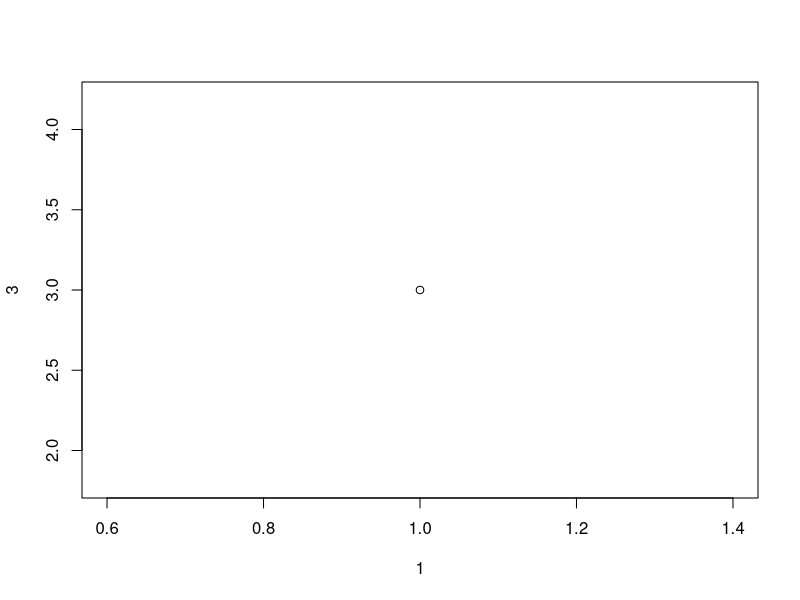
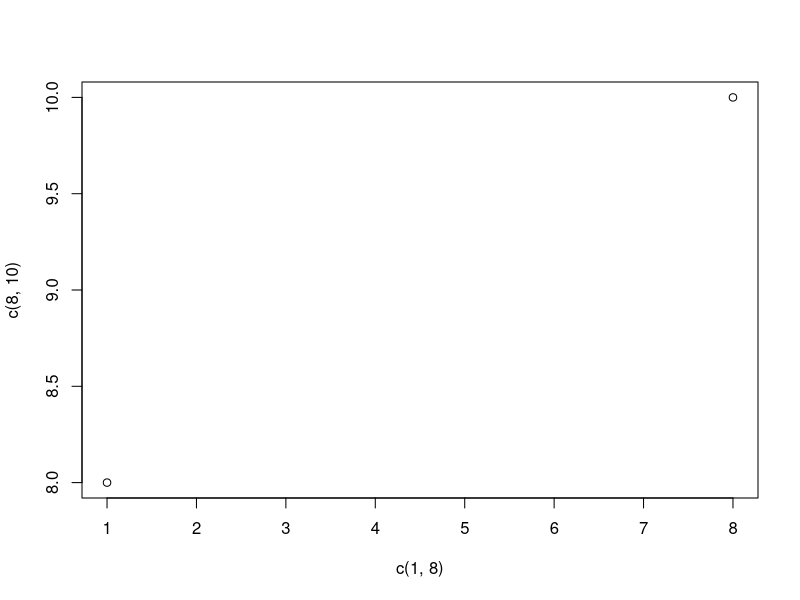
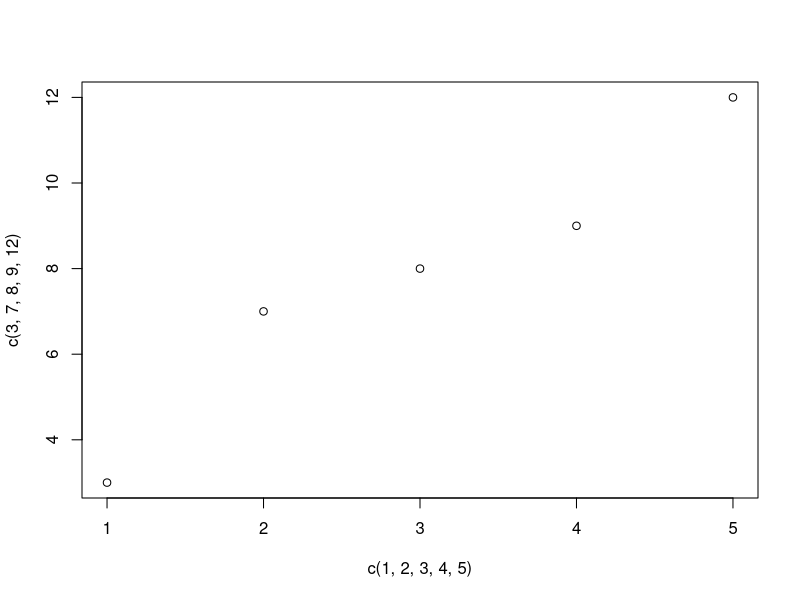
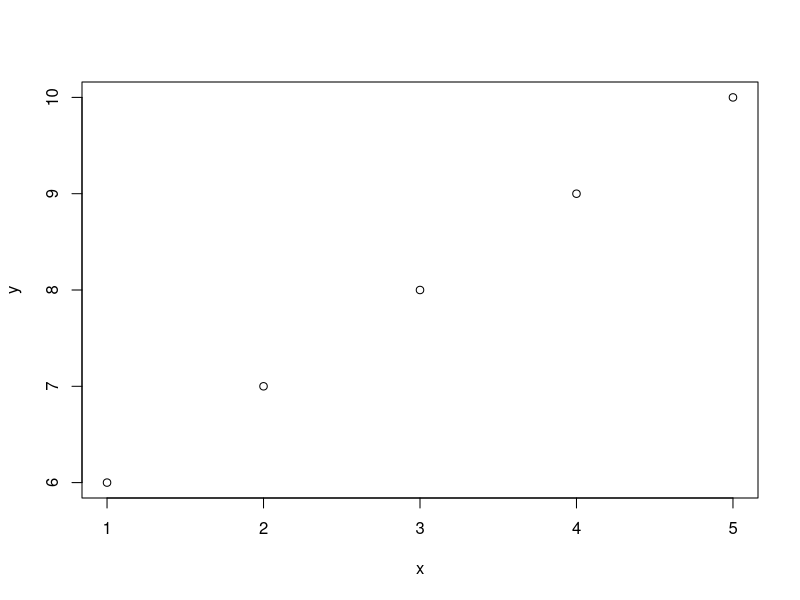
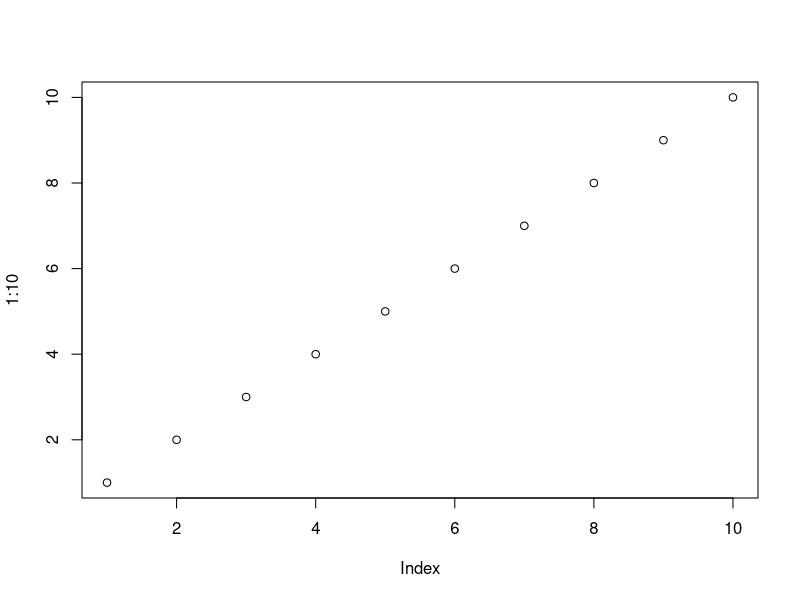
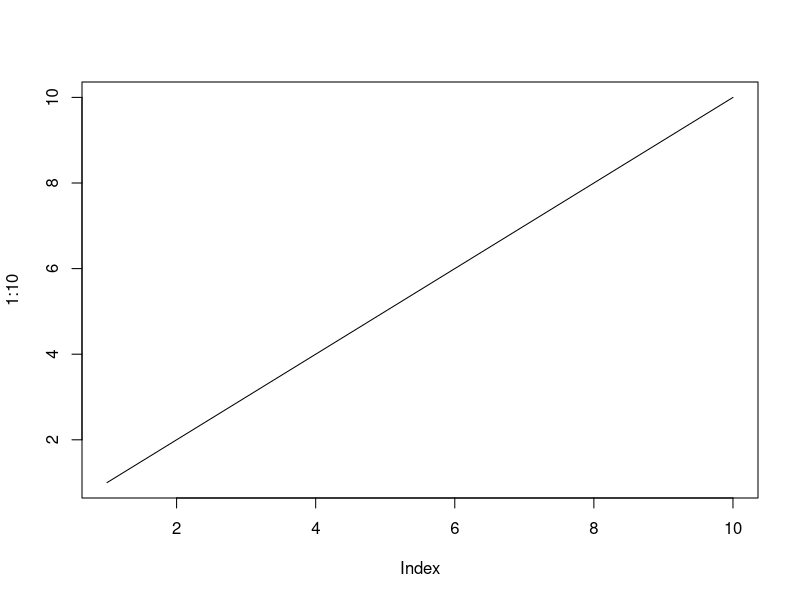
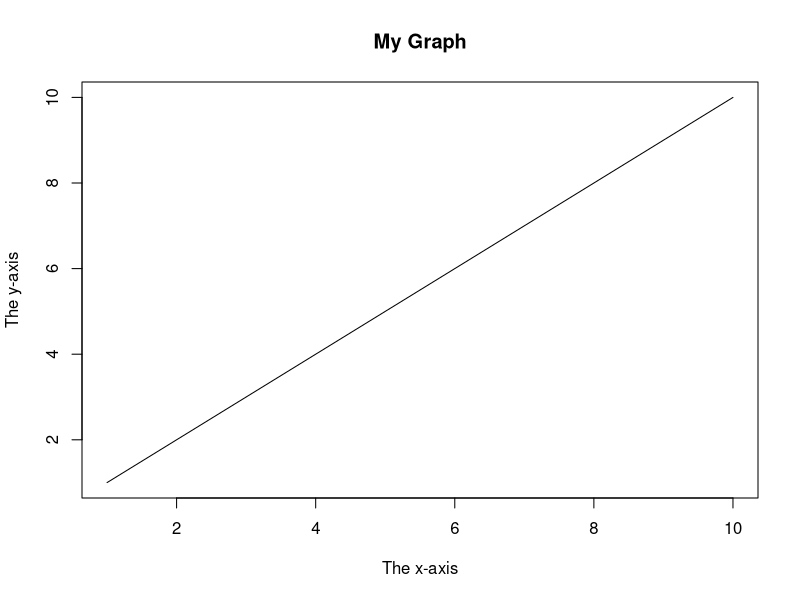
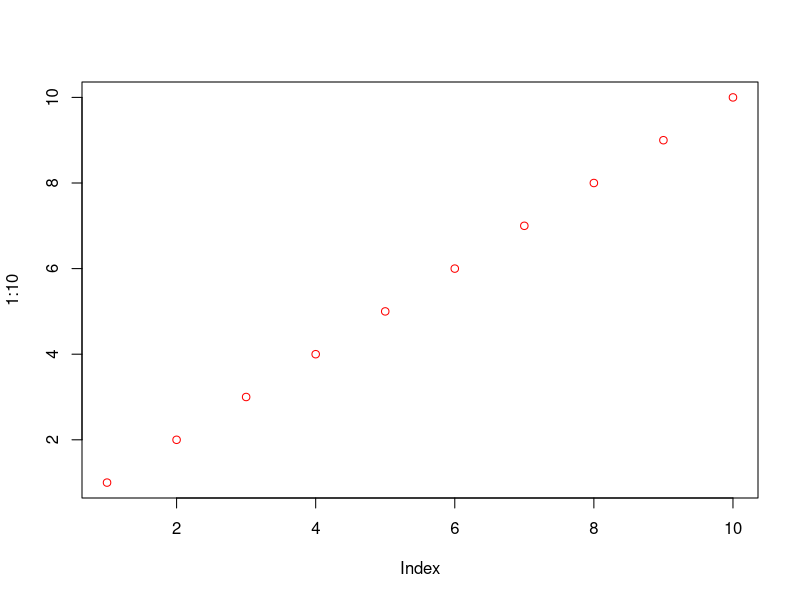

The R script that drew these images, in order:
# to draw one point in the diagram at position (1) and position(3)
plot(1, 3)  # plot(x, y)

# to draw more points use vector
plot(c(1, 8), c(8, 10))
#Multiple Points
plot(c(1, 2, 3, 4, 5), c(3, 7, 8, 9, 12))

# for better organization use variables
x <- c(1, 2, 3, 4, 5)
y <- c(6, 7, 8, 9, 10)
plot(x, y)

# sequence of points
plot(1:10)

#draw a line
plot(1:10, type="l")

# Plot Labels: main, xlab - x label, ylab - y label
plot(1:10, type="l", main="My Graph", xlab="The x-axis", ylab="The y-axis")

# change color
plot(1:10, col="red")

plot(1:10, cex=2)

plot(1:10, cex=2, col="blue")

plot(1:10, pch=12, cex=2)



# Line Graph
plot(1:10, type="l", col="red", lwd=9)

# Line Styles
plot(1:10, type="l", lwd=5, col="blue", lty=6)

line1 <- c(1, 2, 3, 4, 5, 10, 6)
plot(line1, type="l", col="blue")

line2 <- c(2, 5, 7, 8, 9, 10, 10)
plot(line2, type="l", col="red")

lines3 <- c(3, 1, 4, 5, 8, 3, 10)

plot(line1, type="l", lwd=4, col="blue")
lines(line2, type="l", lwd=4, col="red")
lines(lines3, type="l", lwd=4, col="black")
